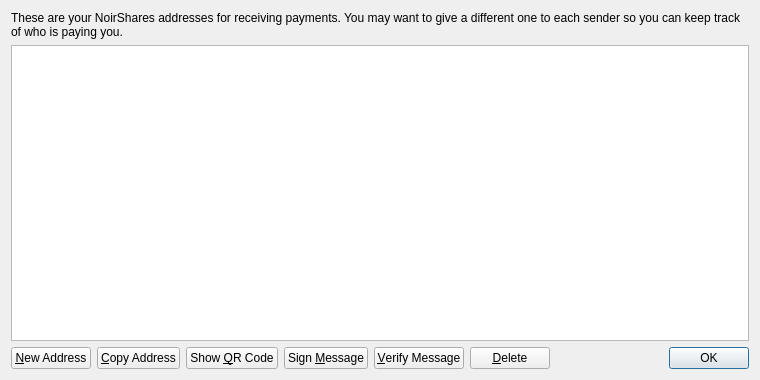
<?xml version="1.0" encoding="UTF-8"?>
<ui version="4.0">
 <class>AddressBookPage</class>
 <widget class="QWidget" name="AddressBookPage">
  <property name="geometry">
   <rect>
    <x>0</x>
    <y>0</y>
    <width>760</width>
    <height>380</height>
   </rect>
  </property>
  <property name="windowTitle">
   <string>Address Book</string>
  </property>
  <layout class="QVBoxLayout" name="verticalLayout">
   <item>
    <widget class="QLabel" name="labelExplanation">
     <property name="text">
      <string>These are your NoirShares addresses for receiving payments. You may want to give a different one to each sender so you can keep track of who is paying you.</string>
     </property>
     <property name="textFormat">
      <enum>Qt::PlainText</enum>
     </property>
     <property name="wordWrap">
      <bool>true</bool>
     </property>
    </widget>
   </item>
   <item>
    <widget class="QTableView" name="tableView">
     <property name="contextMenuPolicy">
      <enum>Qt::CustomContextMenu</enum>
     </property>
     <property name="toolTip">
      <string>Double-click to edit address or label</string>
     </property>
     <property name="tabKeyNavigation">
      <bool>false</bool>
     </property>
     <property name="alternatingRowColors">
      <bool>true</bool>
     </property>
     <property name="selectionMode">
      <enum>QAbstractItemView::SingleSelection</enum>
     </property>
     <property name="selectionBehavior">
      <enum>QAbstractItemView::SelectRows</enum>
     </property>
     <property name="sortingEnabled">
      <bool>true</bool>
     </property>
     <attribute name="verticalHeaderVisible">
      <bool>false</bool>
     </attribute>
    </widget>
   </item>
   <item>
    <layout class="QHBoxLayout" name="horizontalLayout">
     <item>
      <widget class="QPushButton" name="newAddressButton">
       <property name="toolTip">
        <string>Create a new address</string>
       </property>
       <property name="text">
        <string>&amp;New Address</string>
       </property>
       <property name="icon">
        <iconset resource="../NoirShares.qrc">
         <normaloff>:/icons/add</normaloff>:/icons/add</iconset>
       </property>
      </widget>
     </item>
     <item>
      <widget class="QPushButton" name="copyToClipboard">
       <property name="toolTip">
        <string>Copy the currently selected address to the system clipboard</string>
       </property>
       <property name="text">
        <string>&amp;Copy Address</string>
       </property>
       <property name="icon">
        <iconset resource="../NoirShares.qrc">
         <normaloff>:/icons/editcopy</normaloff>:/icons/editcopy</iconset>
       </property>
      </widget>
     </item>
     <item>
      <widget class="QPushButton" name="showQRCode">
       <property name="text">
        <string>Show &amp;QR Code</string>
       </property>
       <property name="icon">
        <iconset resource="../NoirShares.qrc">
         <normaloff>:/icons/qrcode</normaloff>:/icons/qrcode</iconset>
       </property>
      </widget>
     </item>
     <item>
      <widget class="QPushButton" name="signMessage">
       <property name="toolTip">
        <string>Sign a message to prove you own a NoirShares address</string>
       </property>
       <property name="text">
        <string>Sign &amp;Message</string>
       </property>
       <property name="icon">
        <iconset resource="../NoirShares.qrc">
         <normaloff>:/icons/edit</normaloff>:/icons/edit</iconset>
       </property>
      </widget>
     </item>
     <item>
      <widget class="QPushButton" name="verifyMessage">
       <property name="toolTip">
        <string>Verify a message to ensure it was signed with a specified NoirShares address</string>
       </property>
       <property name="text">
        <string>&amp;Verify Message</string>
       </property>
       <property name="icon">
        <iconset resource="../NoirShares.qrc">
         <normaloff>:/icons/transaction_0</normaloff>:/icons/transaction_0</iconset>
       </property>
      </widget>
     </item>
     <item>
      <widget class="QPushButton" name="deleteButton">
       <property name="toolTip">
        <string>Delete the currently selected address from the list</string>
       </property>
       <property name="text">
        <string>&amp;Delete</string>
       </property>
       <property name="icon">
        <iconset resource="../NoirShares.qrc">
         <normaloff>:/icons/remove</normaloff>:/icons/remove</iconset>
       </property>
      </widget>
     </item>
     <item>
      <spacer name="horizontalSpacer">
       <property name="orientation">
        <enum>Qt::Horizontal</enum>
       </property>
       <property name="sizeHint" stdset="0">
        <size>
         <width>40</width>
         <height>20</height>
        </size>
       </property>
      </spacer>
     </item>
     <item>
      <widget class="QDialogButtonBox" name="buttonBox">
       <property name="sizePolicy">
        <sizepolicy hsizetype="Maximum" vsizetype="Fixed">
         <horstretch>0</horstretch>
         <verstretch>0</verstretch>
        </sizepolicy>
       </property>
       <property name="standardButtons">
        <set>QDialogButtonBox::Ok</set>
       </property>
      </widget>
     </item>
    </layout>
   </item>
  </layout>
 </widget>
 <resources>
  <include location="../NoirShares.qrc"/>
 </resources>
 <connections/>
</ui>
